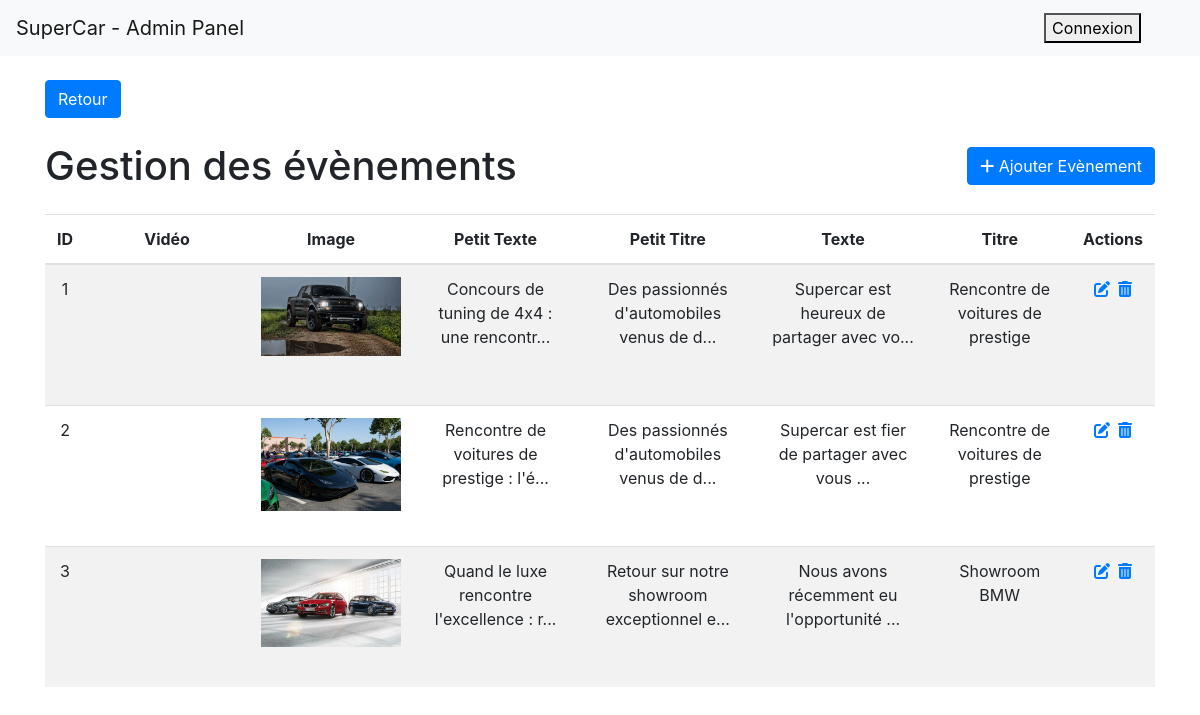
/admin/evenement.php, run on the app's committed database.
### tables this page shows
CREATE TABLE `evenement` (
  `id_eve` int(11) NOT NULL,
  `Video` varchar(100) NOT NULL,
  `Image` varchar(100) NOT NULL,
  `Petit_txt` varchar(2000) NOT NULL,
  `Petit_titre` varchar(1000) NOT NULL,
  `Texte` varchar(5000) NOT NULL,
  `Titre` varchar(600) NOT NULL
);

### admin/evenement.php (the view, shortened to what this page needs)
<!DOCTYPE html>
<html>
<head>
    <link rel="stylesheet" href="https://maxcdn.bootstrapcdn.com/bootstrap/4.5.2/css/bootstrap.min.css">
    <link rel="stylesheet" href="https://cdnjs.cloudflare.com/ajax/libs/font-awesome/6.0.0-beta3/css/all.min.css">
    <link rel="stylesheet" href="https://cdnjs.cloudflare.com/ajax/libs/font-awesome/6.4.0/css/all.min.css">
</head>
<body>
    <nav class="navbar navbar-expand-lg navbar-light bg-light">
        <a class="navbar-brand" href="Dash.php" style="margin-right: 40em;">SuperCar - Admin Panel</a>
        <div>
            <?php
            if (isset($_SESSION['email'])) {
                $userEmail = $_SESSION['email'];
                echo '<span class="user-info"><i class="fas fa-user"></i>&ensp;' . $userEmail . '</span>';
            } else {
                echo '<a href="adminConnexion.php"><button class="login">Connexion</button></a>';
            }
            ?>
        </div>
    </nav>
    <div class="container mt-4">
        <a class="btn btn-primary" href="dash.php">Retour</a>
        <div class="d-flex justify-content-between align-items-center">
            <h1 class="my-4">Gestion des évènements</h1>
            <a class="btn btn-primary" href="add_eve.php">
                <i class="fas fa-plus"></i> Ajouter Evènement
            </a>
        </div>
        <table class="table table-striped" style="text-align: center;">
            <thead>
                <tr>
                    <th class="id_contact">ID</th>
                    <th class="Nom_Prenom">Vidéo</th>
                    <th class="email_contact">Image</th>
                    <th class="Petit_Texte">Petit Texte</th>
                    <th class="Petit_Texte">Petit Titre</th>
                    <th class="texte">Texte</th>
                    <th class="titre">Titre</th>
                    <th class="actions">Actions</th>
                </tr>
            </thead>
            <tbody>
                <?php
                $servername = "localhost";
                $username = "root";
                $password = "";
                $dbname = "supercar";
                $conn = mysqli_connect($servername, $username, $password, $dbname);
                $sql = "SELECT * FROM evenement";
                $result = mysqli_query($conn, $sql);
                while ($row = mysqli_fetch_assoc($result)) {
                    echo "<tr>";
                    echo "<td>" . $row["id_eve"] . "</td>";
                    echo "<td><video width='140' height='110' autoplay muted loop>
                                        <source src='" . $row["Video"] . "' type='video/mp4'>
                                        Your browser does not support the video tag.
                                    </video></td>";
                    echo "<td><img src='" . $row["Image"] . "' width='140'></td>";
                    echo "<td>" . substr($row["Petit_txt"], 0, 40);
                    if (strlen($row["Petit_txt"]) > 40) {
                        echo "...";
                    }
                    echo "</td>";
                    echo "<td>" . substr($row["Petit_titre"], 0, 40);
                    if (strlen($row["Petit_titre"]) > 40) {
                        echo "...";
                    }
                    echo "<td>" . substr($row["Texte"], 0, 40);
                    if (strlen($row["Texte"]) > 40) {
                        echo "...";
                    }
                    echo "</td>";
                    echo "<td>" . substr($row["Titre"], 0, 40);
                    echo "<td><a href='edit_eve.php?id_eve=" . $row["id_eve"] . "'><i class='fas fa-edit'></i></a>&ensp;<a href='delete_eve.php?id_eve=" . $row["id_eve"] . "'><i class='fas fa-trash-alt' onclick='return confirm(\"Etes vous sûre de vouloir supprimer la demande?\");'></i></a></td></tr>";
                }
                ?>
            </tbody>
        </table>
    </div>
</body>
</html>

### data on the page
evenement: id_eve "1", Image (picture), Petit_txt "Concours de tuning de 4x4 : une rencontr", Petit_titre "Des passionnés d'automobiles venus de d", Texte "Supercar est heureux de partager avec vo", Titre "Rencontre de voitures de prestige"
evenement: id_eve "2", Image (picture), Petit_txt "Rencontre de voitures de prestige : l'é", Petit_titre "Des passionnés d'automobiles venus de d", Texte "Supercar est fier de partager avec vous", Titre "Rencontre de voitures de prestige"
evenement: id_eve "3", Image (picture), Petit_txt "Quand le luxe rencontre l'excellence : r", Petit_titre "Retour sur notre showroom exceptionnel e", Texte "Nous avons récemment eu l'opportunité", Titre "Showroom BMW"
